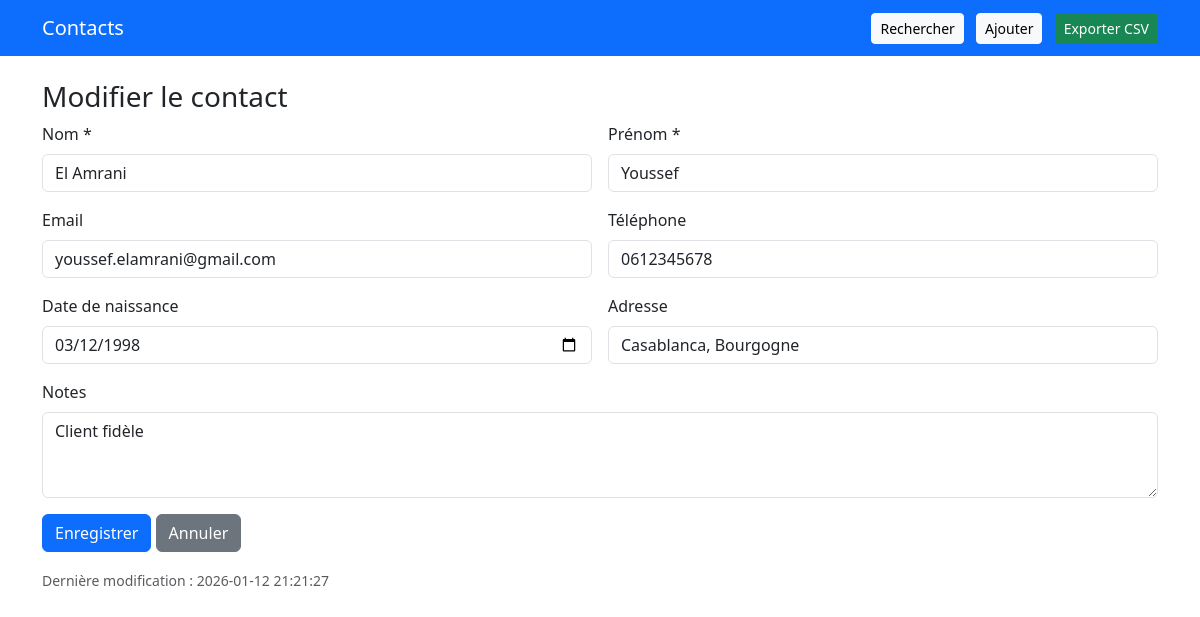
/modifier.php?id=1, run on the app's committed database.
### tables this page shows
CREATE TABLE IF NOT EXISTS contacts (
    id INT PRIMARY KEY AUTO_INCREMENT,
    nom VARCHAR(100) NOT NULL,
    prenom VARCHAR(100) NOT NULL,
    email VARCHAR(150) UNIQUE,
    telephone VARCHAR(20),
    adresse TEXT,
    date_naissance DATE,
    notes TEXT,
    date_creation TIMESTAMP DEFAULT CURRENT_TIMESTAMP,
    date_modification TIMESTAMP DEFAULT CURRENT_TIMESTAMP ON UPDATE CURRENT_TIMESTAMP
);

### modifier.php (the view, shortened to what this page needs)
<?php
require 'config/database.php';
$contact = null;
if (isset($_GET['id'])) {
    $stmt = $pdo->prepare("SELECT * FROM contacts WHERE id = ?");
    $stmt->execute([$_GET['id']]);
    $contact = $stmt->fetch();
}
require 'includes/header.php';
?>
<h3>Modifier le contact</h3>
<form method="POST" class="row g-3">
    <div class="col-md-6">
        <label class="form-label">Nom *</label>
        <input type="text" name="nom" class="form-control" value="<?= htmlspecialchars($contact['nom']) ?>" required>
    </div>
    <div class="col-md-6">
        <label class="form-label">Prénom *</label>
        <input type="text" name="prenom" class="form-control" value="<?= htmlspecialchars($contact['prenom']) ?>" required>
    </div>
    <div class="col-md-6">
        <label class="form-label">Email</label>
        <input type="email" name="email" class="form-control" value="<?= htmlspecialchars($contact['email']) ?>">
    </div>
    <div class="col-md-6">
        <label class="form-label">Téléphone</label>
        <input type="text" name="telephone" class="form-control" value="<?= htmlspecialchars($contact['telephone']) ?>">
    </div>
    <div class="col-md-6">
        <label class="form-label">Date de naissance</label>
        <input type="date" name="date_naissance" class="form-control" value="<?= $contact['date_naissance'] ?>">
    </div>
    <div class="col-md-6">
        <label class="form-label">Adresse</label>
        <input type="text" name="adresse" class="form-control" value="<?= htmlspecialchars($contact['adresse'] ?? '') ?>">
    </div>
    <div class="col-12">
        <label class="form-label">Notes</label>
        <textarea name="notes" class="form-control" rows="3"><?= htmlspecialchars($contact['notes'] ?? '') ?></textarea>
    </div>
    <div class="col-12">
        <button type="submit" class="btn btn-primary">Enregistrer</button>
        <a href="index.php" class="btn btn-secondary">Annuler</a>
    </div>
    <div class="col-12">
        <small class="text-muted">Dernière modification : <?= $contact['date_modification'] ?></small>
    </div>
</form>
<?php require 'includes/footer.php'; ?>

### data on the page
contacts: nom "El Amrani", prenom "Youssef", email "youssef.elamrani@gmail.com", telephone "0612345678", date_naissance "03/12/1998", adresse "Casablanca, Bourgogne", notes "Client fidèle", date_modification "2026-01-12 21:21:27"
